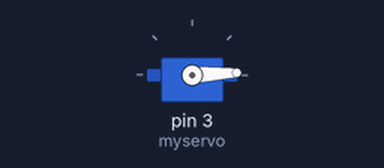
The sketch below on a simulated Arduino Uno, built with avr-gcc and run on an emulated ATmega328P. On the bench: servo.

Above: at 0.05 s.
At 1.3 s:
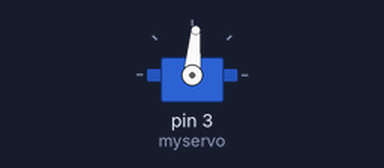
At 2.6 s:
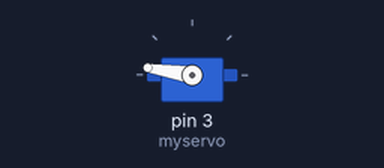
At 5.2 s:
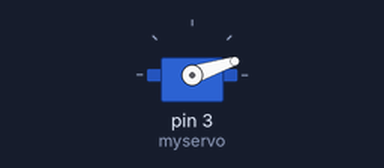
Timing chart, 0 to 7.1 s (numbered marks = the images above):
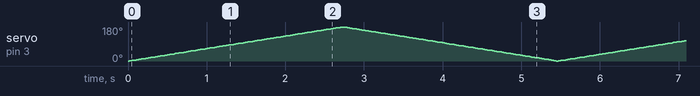

The sketch:

servo.ino
```cpp
#include <Servo.h>  //Kütüphane dahil edildi

Servo myservo;  //myservo adında Servo değişkeni atandı
int pos = 0;    //Pozisyon için değer atandı

void setup() {
  myservo.attach(3);  //3 nolu PWM pine servo bağlandı
}

void loop() {
  //0 dereceden başlayarak 180 dereceye kadar döndürecek kod
  for (pos = 0; pos <= 180; pos += 1) {
    myservo.write(pos);
    delay(15);
  }
  //180 dereceden başlayarak 0 dereceye kadar döndürecek kod
  for (pos = 180; pos >= 0; pos -= 1) {
    myservo.write(pos);
    delay(15);
  }
}
```
